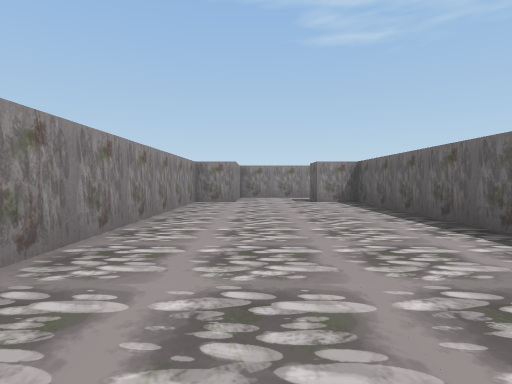
View 1 (above)

21 first-person views from a walk through a scene from a Unity 3-D project. The camera is 0.51 m above the floor, tilts 2° down and sees 80° across. The floor is counted in squares, 1 m on a side. Each view is taken from the middle of a square. On the plan, view 1 faces up. The plan holds only what a view shows up to about 9 squares ahead; the rest is blank. Some animated figures are not drawn. Some surface patterns are stand-ins.

View 2
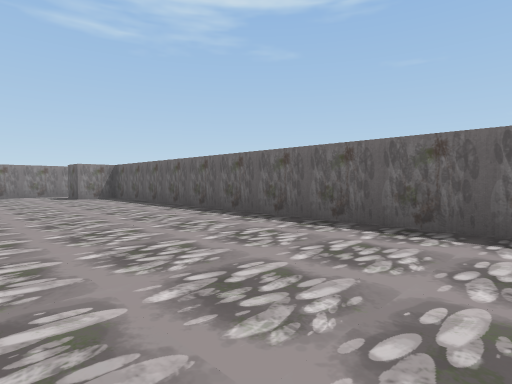

View 3
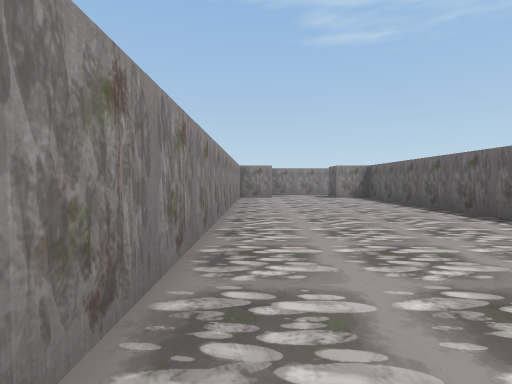

View 4
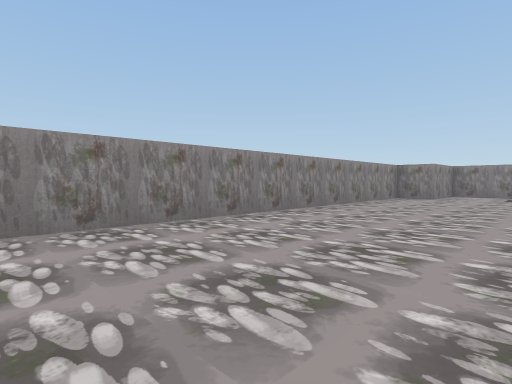

View 5
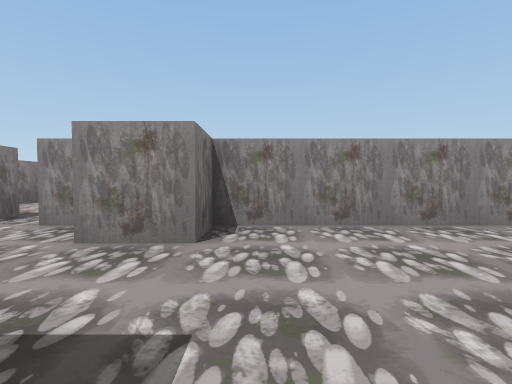

View 6
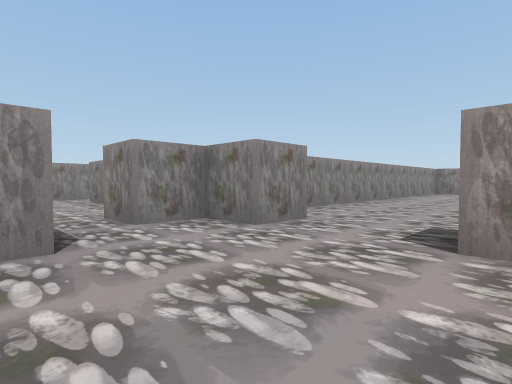

View 7
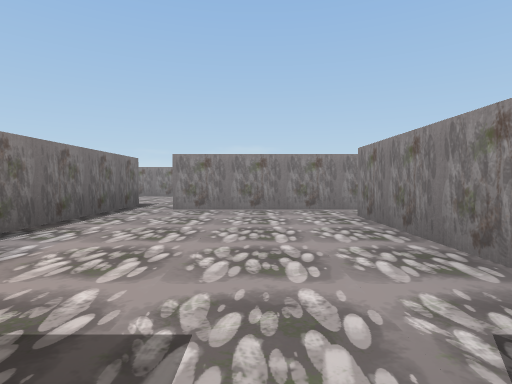

View 8
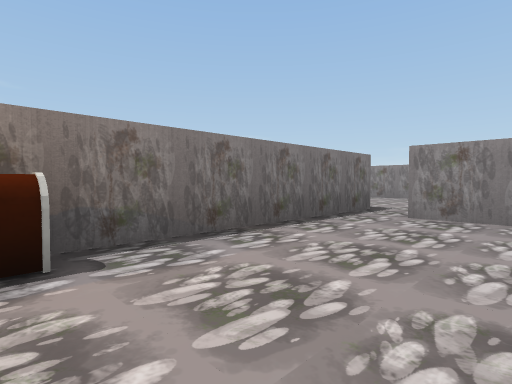

View 9
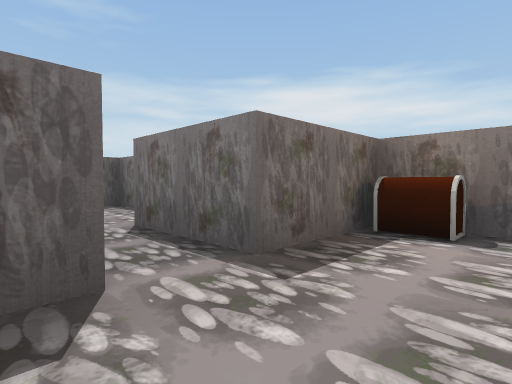

View 10
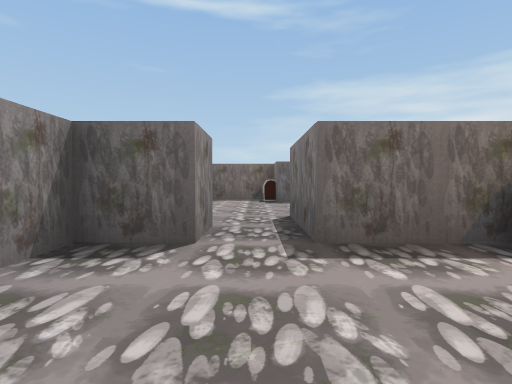

View 11
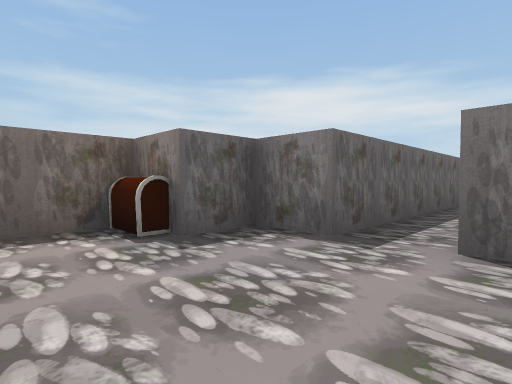

View 12
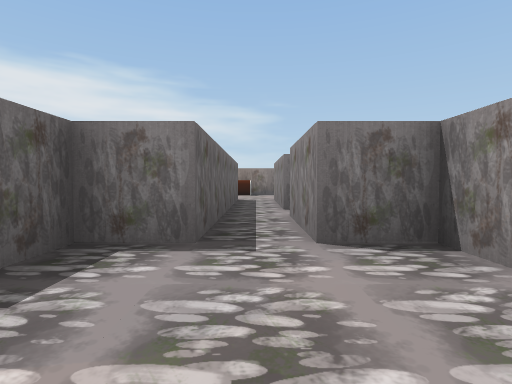

View 13
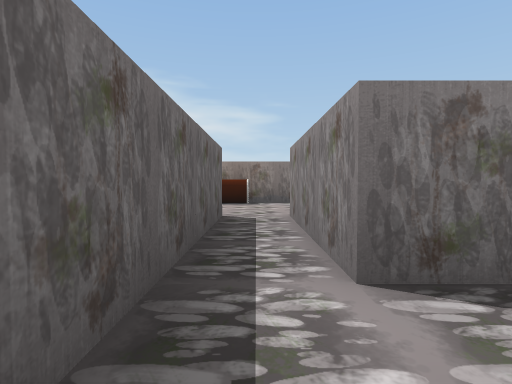

View 14
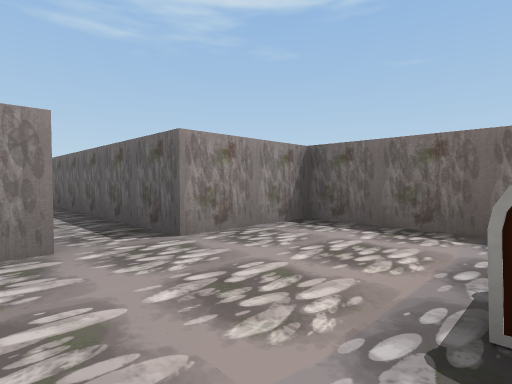

View 15
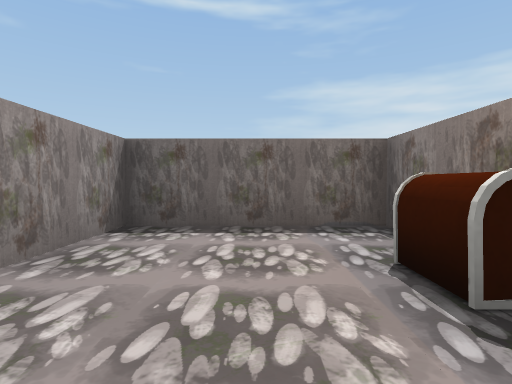

View 16
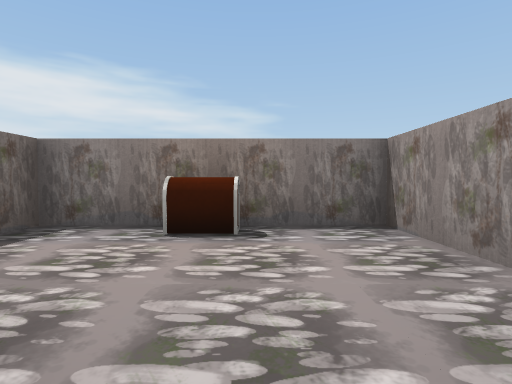

View 17
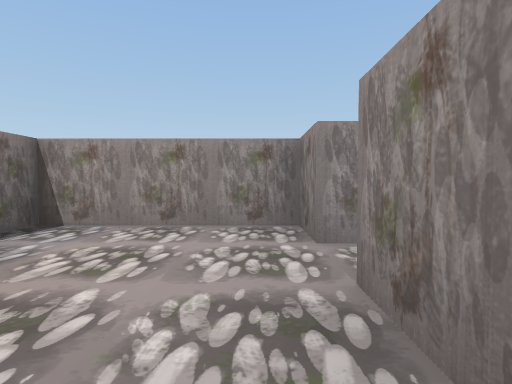

View 18
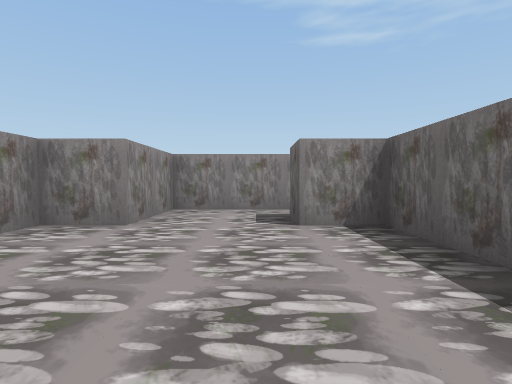

View 19
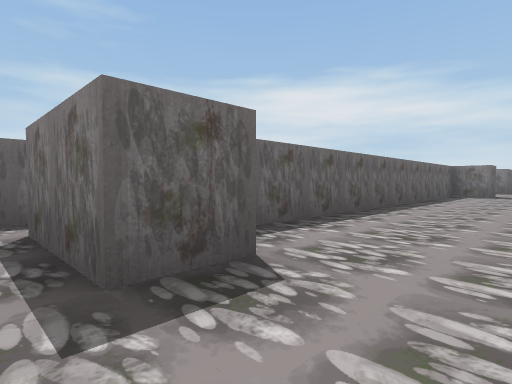

View 20
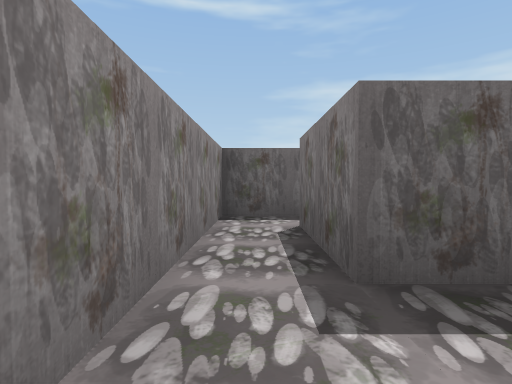

View 21
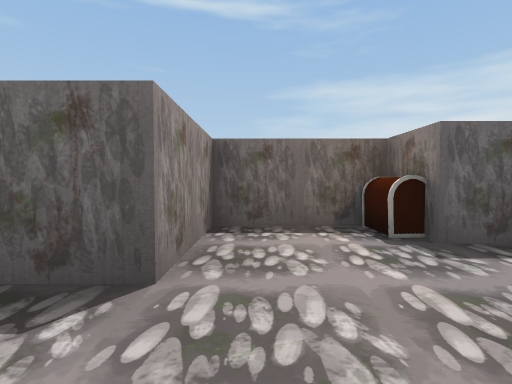

### Floor plan
Points are (right, up) in squares from view 1. A wall is a line through its corners. A room is listed if a view was taken in it or the views show most of it. See-through windows are left out.
Room 1 (views 1, 2, 3, 4, 5, 18)
walls: (2.5, -1.8) (2.5, 7.5) (1.5, 7.5) (1.5, 8.5); (-0.5, 8.5) (-0.5, 7.5) (-1.5, 7.5) (-1.5, -2.5) (-0.5, -2.5)
ways out: opening at (0.5, -3) to room 2; opening at (0.5, 8) to room 6
Room 2 (views 6, 7, 11, 12, 21)
walls: (1.5, -6.5) (2.5, -6.5) (2.5, -5.5) (3.5, -5.5) (3.5, -3.5) (1.5, -3.5) (1.5, -2.6); (-0.5, -2.5) (-0.5, -3.5) (-1.5, -3.5) (-1.5, -4.5) (-2.5, -4.5); (-2.5, -5.5) (-0.5, -5.5) (-0.5, -6.5) (0.5, -6.5)
ways out: opening at (0.5, -3) to room 1; opening at (-3, -5) to room 3; opening at (1, -7.5) to room 4
objects: chest (3, -5)
Room 3 (views 8, 9, 10)
walls: (-2.5, -4.5) (-2.5, -3.5) (-6.5, -3.5); (-7.5, -3.1) (-7.5, -6.5); (-7.5, -7.5) (-2.5, -7.5) (-2.5, -5.5)
ways out: opening at (-3, -5) to room 2; opening at (-8, -7); opening at (-7, -3)
objects: chest (-3, -7)
Room 4 (view 13)
walls: (-0.4, -9.5) (0.5, -9.5); (1.5, -9.5) (1.5, -6.5); (0.5, -6.5) (0.5, -8.5)
ways out: opening at (1, -7.5) to room 2; opening at (1, -10) to room 5
Room 5 (views 14, 15, 16, 17)
walls: (0.5, -9.5) (0.5, -12.5) (-0.5, -12.5) (-0.5, -15.5) (3.5, -15.5) (3.5, -12.5) (1.5, -12.5) (1.5, -9.5)
ways out: opening at (1, -10) to room 4
objects: chest (1, -15) to (2, -15)
Room 6 (views 19, 20)
walls: (1.5, 9.5) (-0.5, 9.5) (-0.5, 8.5)
ways out: opening at (0.5, 8) to room 1; opening at (2.5, 9)

Where each view was taken, in squares from view 1:
view 1: 0 up, 0 right, facing up
view 2: 2 down, 1 left, facing up-right
view 3: 2 down, 1 left, facing up
view 4: 2 down, 2 right, facing up-left
view 5: 2 down, 2 right, facing left
view 6: 6 down, 2 right, facing up-left
view 7: 5 down, 2 left, facing left
view 8: 5 down, 3 left, facing down-left
view 9: 4 down, 4 left, facing down-right
view 10: 5 down, 5 left, facing right
view 11: 4 down, 0 right, facing down-right
view 12: 4 down, 1 right, facing down
view 13: 8 down, 1 right, facing down
view 14: 15 down, 0 right, facing up-right
view 15: 14 down, 0 right, facing right
view 16: 12 down, 1 right, facing down
view 17: 13 down, 3 right, facing left
view 18: 4 up, 1 right, facing up
view 19: 9 up, 0 right, facing down-right
view 20: 9 up, 0 right, facing right
view 21: 4 down, 0 right, facing right
